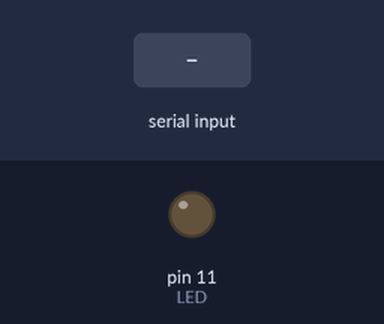
Simulated run of this sketch. Board: Arduino Nano, built with avr-gcc and run on an emulated ATmega328P. Parts: output pins drawn as LEDs (lit = HIGH). The inputs (shaded band) are chosen by the test bench. What the sketch prints to the serial monitor is not drawn.

Above: at 1.2 s.
1.3 s: byte 30 received over Serial
At 2.1 s:
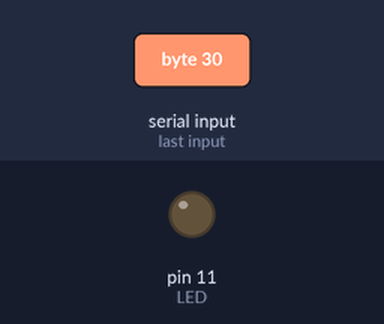
2.9 s: byte 90 received over Serial
At 3.3 s:
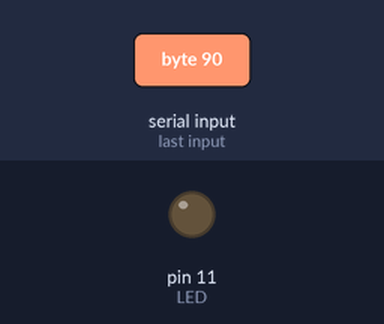
4.4 s: byte 120 received over Serial
At 5.7 s:
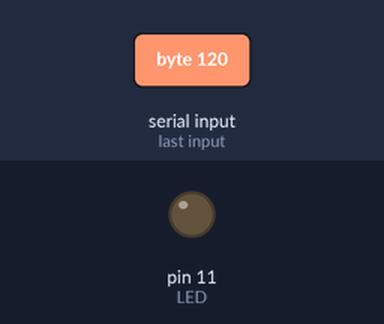
Timing chart, 0 to 7.4 s (numbered marks = the images above; inputs shaded):
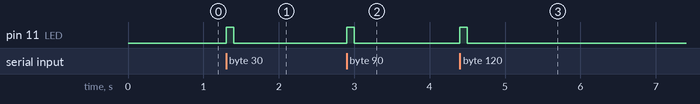

The sketch:

test_serial_ok.ino
```cpp
// **************************************************
//  Programme : test_serial_ok.ino
//  Auteur : Dahnine Daoud 6ème Electronique INRACI
//  Hardware : Arduino nano + LED_ROUGE
//  Date : 23/11/2022
//  Exercice : Test moniteur série avec led
// **************************************************

// ******************** LIBRAIRIES ******************

//*********** DEFINITION DES CONSTANTES *************
#define LED 11
//******* DEFINITION DES VARIABLES GLOBALES **********
// Les variables en Minuscule
int caractere_recu = 0;
//************ DEFINITION DES OBJETS *****************

//****************************************************
//*************** INITIALISATION *********************
//****************************************************
void setup() {
  // initialize digital pin LED as an output.
  pinMode(LED, OUTPUT);
  Serial.begin(9600);

  while (!Serial) {
    ; // wait for serial port to connect. Needed for native USB port only
  }
}
//****************************************************
//*************** BOUCLE INFINIE *********************
//****************************************************
void loop() {
  // wait for a second
  // if we get a valid byte, read analog ins:
  if (Serial.available() > 0) {
    // get incoming byte:
    caractere_recu = Serial.read();

    Serial.write(caractere_recu);
    Serial.write('\n');
    digitalWrite(LED, HIGH);   // turn the LED on (HIGH is the voltage level)
    delay(100);                       // wait for a second
    digitalWrite(LED, LOW);    // turn the LED off by making the voltage LOW
    delay(100);

  }
}
```

Measured:
- after the input at 1.3 s, pin 11 (LED): LOW → HIGH at once, → LOW 0.10 s later
- after the input at 2.9 s, pin 11 (LED): LOW → HIGH at once, → LOW 0.10 s later
- after the input at 4.4 s, pin 11 (LED): LOW → HIGH at once, → LOW 0.10 s later
